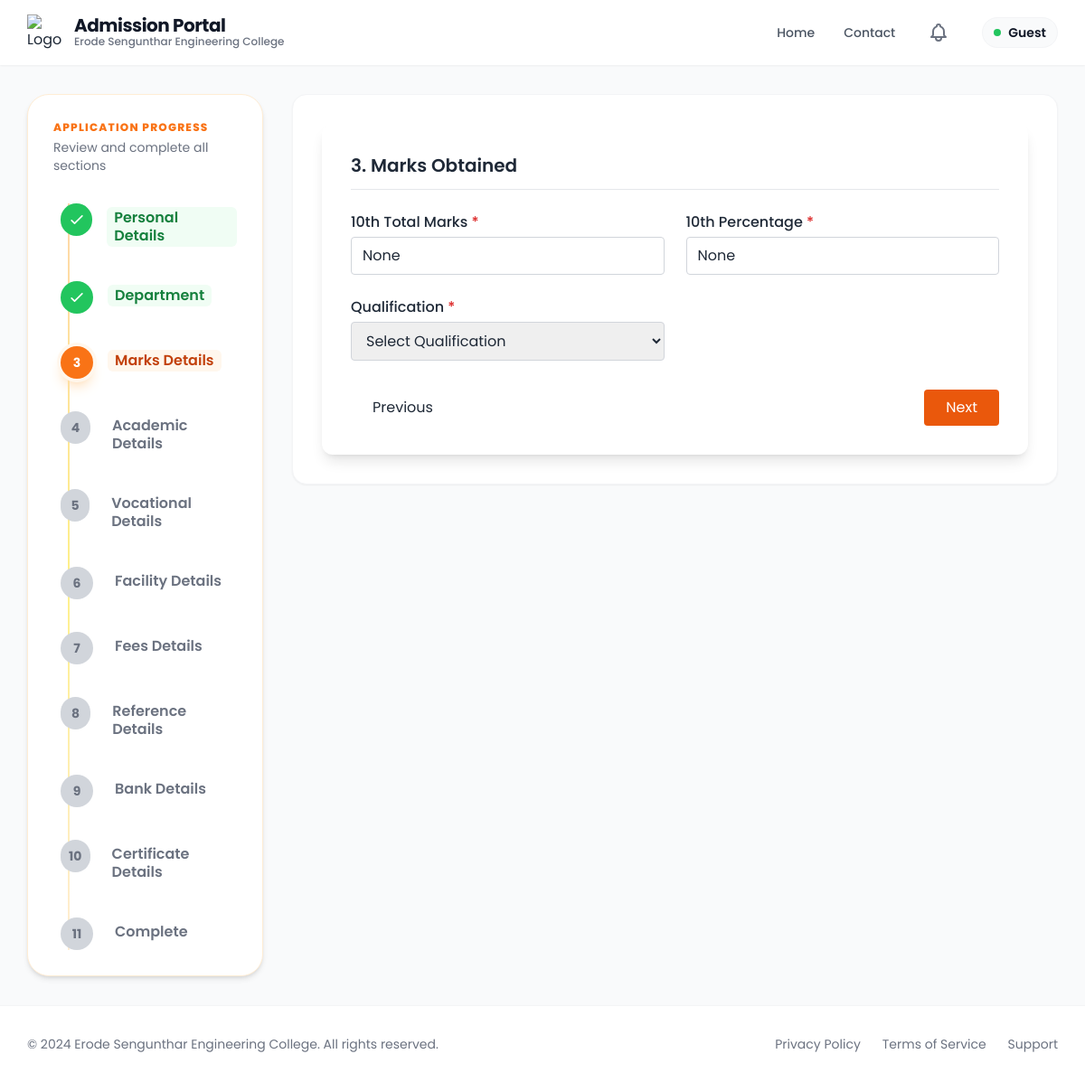
/marks_obtained/1000/, run on an earlier commit of the app's database.
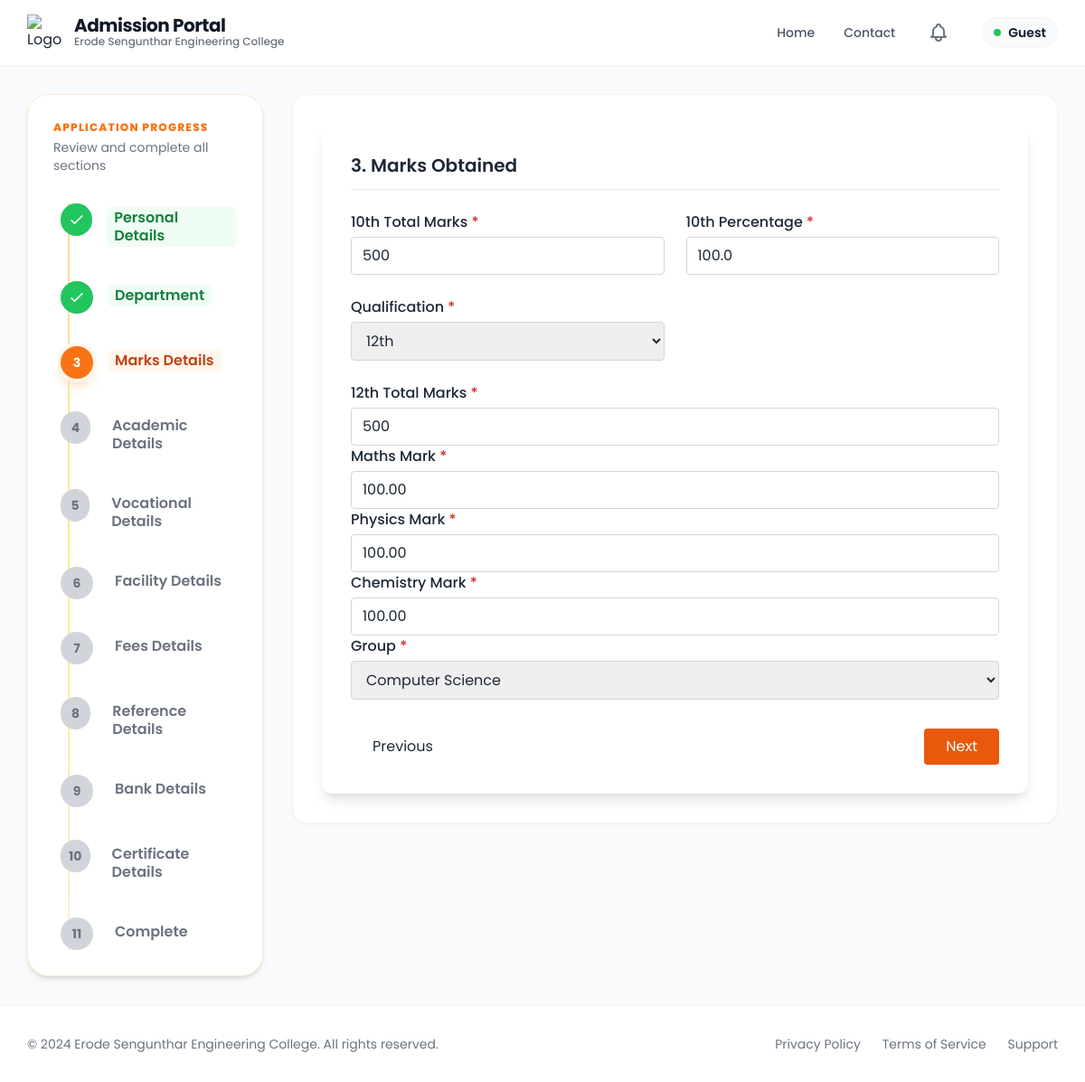
And on a later commit of the database.
### app/models.py (models this page shows, shortened)
class Admission(models.Model):
    ADMISSION_STATUS_CHOICES = (
        ('enquired', 'Enquired'),
        ('admitted', 'Admitted'),
        ('discontinued', 'Discontinued'),
        ('left', 'Left'),
    )
    admission_status = models.CharField(max_length=20, choices=ADMISSION_STATUS_CHOICES, default='enquired')
    application_number = models.CharField(max_length=100, blank=True, null=True)
    application_date = models.DateField(blank=True, null=True)
    admission_date = models.DateField(blank=True, null=True)
    allotment_number = models.CharField(max_length=100, blank=True, null=True)
    portal_status = models.CharField(max_length=50, blank=True, null=True)
    quota = models.CharField(max_length=50, blank=True, null=True)
    roll_number = models.CharField(max_length=100, blank=True, null=True)
    unique_id = models.CharField(max_length=100, blank=True, null=True)
    umis_number = models.CharField(max_length=100, blank=True, null=True)
    level = models.CharField(max_length=10, blank=True, null=True)
    course = models.CharField(max_length=100, blank=True, null=True)
    branch = models.CharField(max_length=100, blank=True, null=True)
    department_preferences = models.JSONField(default=dict, blank=True, null=True)
    pg_dept = models.CharField(max_length=255, blank=True, null=True)
    is_fg = models.BooleanField(default=False, blank=True, null=True)
    fg_number = models.CharField(max_length=100, blank=True, null=True)
    pmss = models.BooleanField(default=False, blank=True, null=True)
    seven_five = models.BooleanField(default=False, blank=True, null=True)
    student_name = models.CharField(max_length=255, blank=True, null=True)
    dob = models.DateField(blank=True, null=True)
    gender = models.CharField(max_length=10, blank=True, null=True)
    community = models.CharField(max_length=50, blank=True, null=True)
    caste = models.CharField(max_length=100, blank=True, null=True)
    region = models.CharField(max_length=100, blank=True, null=True)
    aadhaar_number = models.CharField(max_length=12, blank=True, null=True)
    father_name = models.CharField(max_length=255, blank=True, null=True)
    mother_name = models.CharField(max_length=255, blank=True, null=True)
    guardian_name = models.CharField(max_length=255, blank=True, null=True)
    father_mobile = models.CharField(max_length=15, blank=True, null=True)
    mother_mobile = models.CharField(max_length=15, blank=True, null=True)
    guardian_mobile = models.CharField(max_length=15, blank=True, null=True)
    email = models.EmailField(blank=True, null=True)
    student_mobile = models.CharField(max_length=15, blank=True, null=True)
    address = models.TextField(blank=True, null=True)
    pincode = models.CharField(max_length=10, blank=True, null=True)
    district = models.CharField(max_length=100, blank=True, null=True)
    state = models.CharField(max_length=100, blank=True, null=True)
    country = models.CharField(max_length=100, blank=True, null=True)
    qualification = models.CharField(max_length=10, blank=True, null=True)
    tenth_total = models.CharField(max_length=50, blank=True, null=True)
    tenth_percentage = models.CharField(max_length=50, blank=True, null=True)
    twelfth_total = models.CharField(max_length=50, blank=True, null=True)
    twelfth_percentage = models.CharField(max_length=50, blank=True, null=True)
    twelfth_major = models.CharField(max_length=255, blank=True, null=True)
    twelth_reg_no = models.CharField(max_length=50, blank=True, null=True)
    maths_marks = models.DecimalField(max_digits=5, decimal_places=2, blank=True, null=True)
    physics_marks = models.DecimalField(max_digits=5, decimal_places=2, blank=True, null=True)
    chemistry_marks = models.DecimalField(max_digits=5, decimal_places=2, blank=True, null=True)
    cutoff_marks = models.DecimalField(max_digits=5, decimal_places=2, blank=True, null=True)
    diploma_total = models.CharField(max_length=50, blank=True, null=True)
    diploma_percentage = models.CharField(max_length=50, blank=True, null=True)
    diploma_major = models.CharField(max_length=255, blank=True, null=True)
    board = models.CharField(max_length=50, blank=True, null=True)
    year_passing = models.IntegerField(blank=True, null=True)
    medium = models.CharField(max_length=50, blank=True, null=True)
    last_school = models.CharField(max_length=255, blank=True, null=True)
    vocational_stream = models.CharField(max_length=255, blank=True, null=True)
    skill_proof = models.FileField(upload_to=vocational_upload_path, blank=True, null=True)
    admission_fee = models.DecimalField(max_digits=10, decimal_places=2, blank=True, null=True)
    tuition_fee = models.DecimalField(max_digits=10, decimal_places=2, blank=True, null=True)
    college_fee = models.DecimalField(max_digits=10, decimal_places=2, blank=True, null=True)
    university_fee = models.DecimalField(max_digits=10, decimal_places=2, blank=True, null=True)
    hostel_fee = models.DecimalField(max_digits=10, decimal_places=2, blank=True, null=True)
    bus_fee = models.DecimalField(max_digits=10, decimal_places=2, blank=True, null=True)
    other_fee = models.DecimalField(max_digits=10, decimal_places=2, blank=True, null=True)
    paid_fee = models.DecimalField(max_digits=10, decimal_places=2, blank=True, null=True)
    concession_amount = models.DecimalField(max_digits=10, decimal_places=2, blank=True, null=True)
    balance_fee = models.DecimalField(max_digits=10, decimal_places=2, blank=True, null=True)
    pending_amount = models.DecimalField(max_digits=10, decimal_places=2, blank=True, null=True)
    transaction_id = models.CharField(max_length=50, blank=True, null=True)
    transaction_date = models.DateTimeField(blank=True, null=True)
    had_paid = models.BooleanField(default=False, blank=True, null=True)
    facility_type = models.CharField(max_length=20, blank=True, null=True)
    hostel_name = models.CharField(max_length=100, blank=True, null=True)
    boarding_point = models.CharField(max_length=100, blank=True, null=True)
    bus_needed = models.CharField(max_length=10, blank=True, null=True)
    bus_route = models.CharField(max_length=255, blank=True, null=True)
    hostel_needed = models.CharField(max_length=10, blank=True, null=True)
    hostel_type = models.CharField(max_length=100, blank=True, null=True)
    room_type = models.CharField(max_length=100, blank=True, null=True)
    mess_type = models.CharField(max_length=100, blank=True, null=True)
    hostel_fee_amount = models.DecimalField(max_digits=10, decimal_places=2, blank=True, null=True)
    account_holder_name = models.CharField(max_length=255, blank=True, null=True)
    account_number = models.CharField(max_length=30, blank=True, null=True)
    bank_name = models.CharField(max_length=100, blank=True, null=True)
    ifsc_code = models.CharField(max_length=15, blank=True, null=True)
    bank_branch = models.CharField(max_length=100, blank=True, null=True)
    seeding_status = models.CharField(max_length=50, blank=True, null=True)
    reference_name = models.CharField(max_length=255, blank=True, null=True)
    contact_number = models.CharField(max_length=15, blank=True, null=True)
    relationship = models.CharField(max_length=100, blank=True, null=True)
    reference_mobile = models.CharField(max_length=15, blank=True, null=True)
    reference_department = models.CharField(max_length=255, blank=True, null=True)
    reference_designation = models.CharField(max_length=255, blank=True, null=True)
    tc = models.FileField(upload_to=certificate_upload_path, blank=True, null=True)
    community_cert = models.FileField(upload_to=certificate_upload_path, blank=True, null=True)
    aadhaar = models.FileField(upload_to=certificate_upload_path, blank=True, null=True)
    tenth_marksheet = models.FileField(upload_to=certificate_upload_path, blank=True, null=True)
    twelfth_marksheet = models.FileField(upload_to=certificate_upload_path, blank=True, null=True)
    photo = models.FileField(upload_to=photo_upload_path, blank=True, null=True)
    created_at = models.DateTimeField(auto_now_add=True)

### app/application_forms/marks_obtained.py (the view, shortened to what this page needs)
# urls.py: path('marks_obtained/<int:pk>/', marks_obtained.marks_obtained, name='marks_obtained'),
def marks_obtained(request, pk):
    admission = Admission.objects.filter(pk=pk).first()
    if not admission:
        messages.error(request, "Admission record not found.")
        return redirect("personal_details")
    return render(
        request,
        "details_form/marks_obtained.html",
        {
            "admission": admission,
            "steps": get_steps(),
            "current_step": 3,
        },
    )

### app/utils.py (called while the page is built)
def get_steps():
    return [
        {"number": 1, "label": "Personal Details"},
        {"number": 2, "label": "Department"},
        {"number": 3, "label": "Marks Details"},
        {"number": 4, "label": "Academic Details"},
        {"number": 5, "label": "Vocational Details"},
        {"number": 6, "label": "Facility Details"},
        {"number": 7, "label": "Fees Details"},
        {"number": 8, "label": "Reference Details"},
        {"number": 9, "label": "Bank Details"},
        {"number": 10, "label": "Certificate Details"},
        {"number": 11, "label": "Complete"},
    ]

### templates/details_form/marks_obtained.html (shortened to what the changed rows need)
{% extends 'details_form/Created_base.html' %}
{% block content %}
{% include "details_form/tracker.html" %}
<div class="col-span-1 lg:col-span-9">
  <div class="bg-white rounded-2xl shadow-sm border border-gray-100 p-6 md:p-8">
    <form method="post" enctype="multipart/form-data" action="{% url 'marks_obtained' admission.id %}" id="marksForm">
      <div class="max-w-5xl mx-auto bg-white shadow-lg rounded-xl p-8">
        <h2 class="text-xl font-semibold mb-6 border-b pb-3">
          3. Marks Obtained
        </h2>
        <div class="grid grid-cols-1 md:grid-cols-2 gap-6">
          <div>
            <label class="block font-medium mb-1">
              10th Total Marks <span class="text-red-600">*</span>
            </label>
            <input type="text" name="tenth_total" required placeholder="e.g. 450 / 500"
              value="{% if admission %}{{ admission.tenth_total }}{% endif %}"
              class="w-full border border-gray-300 rounded px-3 py-2 focus:ring-2 focus:ring-blue-500">
          </div>
          <div>
            <label class="block font-medium mb-1">
              10th Percentage <span class="text-red-600">*</span>
            </label>
            <input type="text" name="tenth_percentage" required placeholder="e.g. 90%"
              value="{% if admission %}{{ admission.tenth_percentage }}{% endif %}"
              class="w-full border border-gray-300 rounded px-3 py-2 focus:ring-2 focus:ring-blue-500">
          </div>
          <div>
            <label class="block font-medium mb-1">
              Qualification <span class="text-red-600">*</span>
            </label>
            <select name="qualification" id="qualification" required
              class="w-full border border-gray-300 rounded px-3 py-2 focus:ring-2 focus:ring-blue-500">
              <option value="">Select Qualification</option>
              <option value="12th" {% if admission and admission.qualification == '12th' %}selected{% endif %}>
                12th
              </option>
            </select>
          </div>
        </div>
        <div id="twelfth_fields" class="grid grid-cols-1 md:grid-cols-2 gap-6 mt-6
         {% if admission and admission.qualification  ==  '12th' %}{% else %}hidden{% endif %}">
          <div>
            <label class="block font-medium mb-1">
              12th Total Marks <span class="text-red-600">*</span>
            </label>
            <input type="text" name="twelfth_total" placeholder="e.g. 400 / 600"
              value="{% if admission %}{{ admission.twelfth_total }}{% endif %}"
              class="w-full border border-gray-300 rounded px-3 py-2">
          </div>
          <div>
            <label class="block font-medium mb-1">
              Maths Mark <span class="text-red-600">*</span>
            </label>
            <input type="text" name="maths_marks" value="{% if admission %}{{ admission.maths_marks }}{% endif %}"
              placeholder="e.g. 85" class="w-full border border-gray-300 rounded px-3 py-2">
          </div>
          <div>
            <label class="block font-medium mb-1">
              Physics Mark <span class="text-red-600">*</span>
            </label>
            <input type="text" name="physics_marks" value="{% if admission %}{{ admission.physics_marks }}{% endif %}"
              placeholder="e.g. 90" class="w-full border border-gray-300 rounded px-3 py-2">
          </div>
          <div>
            <label class="block font-medium mb-1">
              Chemistry Mark <span class="text-red-600">*</span>
            </label>
            <input type="text" name="chemistry_marks"
              value="{% if admission %}{{ admission.chemistry_marks }}{% endif %}" placeholder="e.g. 88"
              class="w-full border border-gray-300 rounded px-3 py-2">
          </div>
          <div>
            <label class="block font-medium mb-1">
              Group <span class="text-red-600">*</span>
            </label>
            <select name="twelfth_major" class="w-full border border-gray-300 rounded px-3 py-2">
              <option value="Computer Science" {% if admission and admission.twelfth_major  ==  'Computer Science'%}selected{% endif %}>
                Computer Science
              </option>
            </select>
          </div>
        </div>
      </div>
    </form>
  </div>
</div>
{% endblock %}

What changed in the data, as far as the page shows it:
changed Admission: tenth_total "None" → "500"; tenth_percentage "None" → "100.0"; qualification (not shown) → "12th"; twelfth_total (not shown) → "500"; maths_marks (not shown) → "100.00"; physics_marks (not shown) → "100.00"; chemistry_marks (not shown) → "100.00"; twelfth_major (not shown) → "Computer Science"
Also different on the page:
form field qualification: "Select Qualification" → (not shown)
text now shown: "12th Total Marks * Maths Mark * Physics Mark * Chemistry Mark * Group *"
